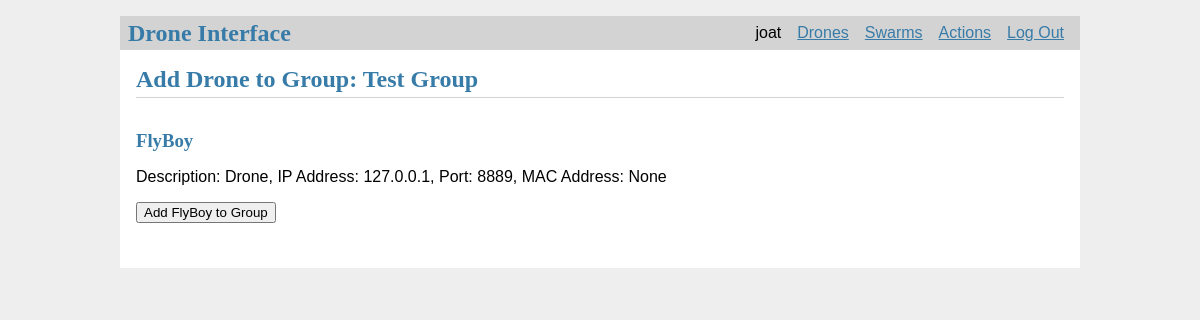
Page /1/add_drone_to_swarm (signed in) on the committed database.
### tables this page shows
CREATE TABLE user (
  id INTEGER PRIMARY KEY AUTOINCREMENT,
  username TEXT UNIQUE NOT NULL,
  password TEXT NOT NULL
);

CREATE TABLE groups (
  id INTEGER PRIMARY KEY AUTOINCREMENT,
  group_name TEXT NOT NULL
);

CREATE TABLE drones (
  id INTEGER PRIMARY KEY AUTOINCREMENT,
  drone_name TEXT UNIQUE NOT NULL,
  description TEXT NOT NULL,
  ip_addr TEXT NOT NULL,
  port TEXT NOT NULL,
  mac_addr TEXT,
  owner_id INTEGER NOT NULL,
  group_id INTEGER,
  FOREIGN KEY (owner_id) REFERENCES user (id),
  FOREIGN KEY (group_id) REFERENCES groups (id)
);

### flaskr/swarms.py (the view, shortened to what this page needs)
@bp.route('/<int:id>/add_drone_to_swarm', methods=('GET', 'POST'))
def add_drone_to_swarm(id):
    group_id = id
    group = get_group(id)
    user_id = session.get('user_id')
    drones_to_add = get_drones_not_in_group(user_id, group_id)
    return render_template('swarms/add_drone_to_swarm.html', drones_to_group=drones_to_add, group=group)

### flaskr/auth.py (called while the page is built)
@bp.before_app_request
def load_logged_in_user():
    user_id = session.get('user_id')
    if user_id is None:
        g.user = None
    else:
        g.user = get_db().execute(
            'SELECT * FROM user WHERE id = ?', (user_id,)
        ).fetchone()

### flaskr/db.py (called while the page is built)
def get_db():
    if 'db' not in g:
        g.db = sqlite3.connect(
            current_app.config['DATABASE'],
            detect_types=sqlite3.PARSE_DECLTYPES
        )
        g.db.row_factory = sqlite3.Row
    return g.db

### flaskr/swarms.py (called while the page is built)
def get_drones_not_in_group(user_id, group_id, check_author=True):
    drones_not_in_group = get_db().execute(
        'SELECT p.id, drone_name, description, ip_addr, port, mac_addr, owner_id'
        ' FROM drones p JOIN user u ON p.owner_id = u.id'
        ' WHERE u.id = ? AND p.id NOT IN (SELECT drone_id FROM groups_and_drones WHERE group_id = ?)',
        (user_id, group_id,)
    ).fetchall()
    if drones_not_in_group is None:
        abort(404, f"Drone doesn't exist.")
    return drones_not_in_group

def get_group(id, check_author=True):
    group = get_db().execute(
        'SELECT id, group_name'
        ' FROM groups '
        ' WHERE id = ?', (id,)
    ).fetchone()
    if group is None:
        abort(404, f"Group id {id} doesn't exist.")
    return group

### flaskr/templates/swarms/add_drone_to_swarm.html (shortened to what this page needs)
{% extends 'base.html' %}
{% block header %}
  <h1>{% block title %}Add Drone to Group: {{ group['group_name'] }}{% endblock %}</h1>
{% endblock %}
{% block content %}
  {% for drone in drones_to_group %}
    <form method="post">
      <article class="drone">
        <header>
          <div>
            <h1>{{ drone['drone_name'] }}</h1>
          </div>
        </header>
        <p class="description">Description: {{ drone['description'] }},
          IP Address: {{ drone['ip_addr'] }}, Port: {{ drone['port'] }}, MAC Address: {{ drone['mac_addr'] }}</p>
        {% if g.user['id'] == drone['owner_id'] %}
          <input type="submit" name="add_button" value="Add {{ drone['drone_name'] }} to Group">
        {% endif %}
      </article>
    </form>
  {% endfor %}
{% endblock %}

### flaskr/templates/base.html (shortened to what this page needs)
<!doctype html>
<link rel="stylesheet" href="{{ url_for('static', filename='style.css') }}">
<nav>
  <h1>Drone Interface</h1>
  <ul>
    {% if g.user %}
        <li><span>{{ g.user['username'] }}</span>
        <li><a href="{{ url_for('drones.drones_display') }}">Drones</a>
        <li><a href="{{ url_for('swarms.swarms') }}">Swarms</a>
        <li><a href="{{ url_for('actions.mainpage') }}">Actions</a>
        <li><a href="{{ url_for('auth.logout') }}">Log Out</a>
    {% else %}
      <li><a href="{{ url_for('auth.register') }}">Register User</a>
      <li><a href="{{ url_for('auth.login') }}">Log In</a>
    {% endif %}
  </ul>
</nav>
<section class="content">
  <header>
    {% block header %}{% endblock %}
  </header>
  {% block content %}{% endblock %}
</section>

### flaskr/static/style.css (style rules this page uses)
h1 { font-family: serif; color: #377ba8; margin: 1rem 0; }
a { color: #377ba8; }
nav { background: lightgray; display: flex; align-items: center; padding: 0 0.5rem; }
nav h1 { flex: auto; margin: 0; }
nav ul { display: flex; list-style: none; margin: 0; padding: 0; }
nav ul li a, nav ul li span, header .action { display: block; padding: 0.5rem; }
.content { padding: 0 1rem 1rem; }
.content > header { border-bottom: 1px solid lightgray; display: flex; align-items: flex-end; }
.content > header h1 { flex: auto; margin: 1rem 0 0.25rem 0; }
.content:last-child { margin-bottom: 0; }
.content form { margin: 1em 0; display: flex; flex-direction: column; }
.content input, .content textarea { margin-bottom: 1em; }
input[type=submit] { align-self: start; min-width: 10em; }

### rows in the picture
user: user.username "joat"
groups: group_name "Test Group"
drones: drone_name "FlyBoy", description "Drone", ip_addr "127.0.0.1", port "8889", mac_addr "None", add_button "Add FlyBoy to Group"
